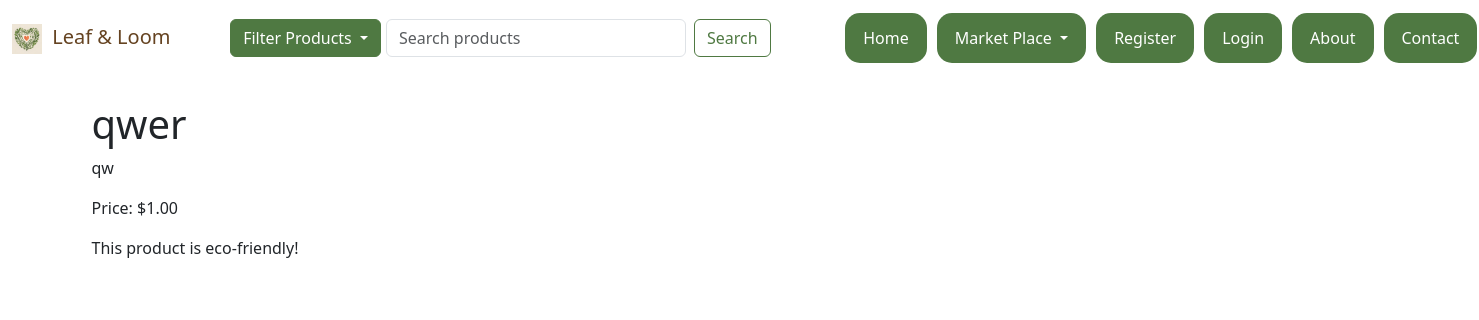
/product/1/, run on an earlier commit of the app's database.
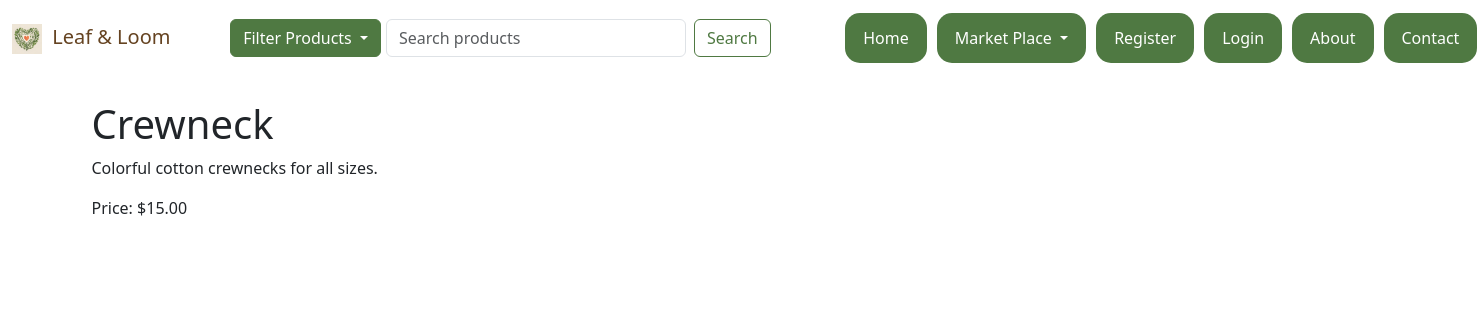
And on a later commit of the database.
### Leaf/models.py (models this page shows, shortened)
class Product(models.Model):
    seller = models.ForeignKey(Seller, on_delete=models.CASCADE)
    name = models.CharField(max_length=100)
    description = models.TextField()
    price = models.DecimalField(max_digits=10, decimal_places=2)
    eco_friendly = models.BooleanField(default=True)
    available = models.BooleanField(default=True)
    carbon_footprint = models.BooleanField(default=False)
    locally_made = models.BooleanField(default=False)
    recyclable = models.BooleanField(default=False)
    sustainable_packaging = models.BooleanField(default=False)

### Leaf/views.py (the view)
# urls.py: path('product/<int:pk>/', views.product_detail_view, name='product_detail'),
def product_detail_view(request, pk):
    product = get_object_or_404(Product, pk=pk)
    return render(request, 'Leaf/product_detail.html', {'product': product})

### Leaf/templates/Leaf/product_detail.html
{% extends 'Leaf/base.html' %}
{% block content %}
<h1>{{ product.name }}</h1>
<p>{{ product.description }}</p>
<p>Price: ${{ product.price }}</p>
{% if product.eco_friendly %}
    <p>This product is eco-friendly!</p>
{% endif %}
{% endblock %}

What changed in the data, as far as the page shows it:
changed Product: name "qwer" → "Crewneck"; description "qw" → "Colorful cotton crewnecks for all sizes."; price "1.00" → "15.00"; eco_friendly True → False (drawn)
Also different on the page:
text no longer shown: "This product is eco-friendly!"
